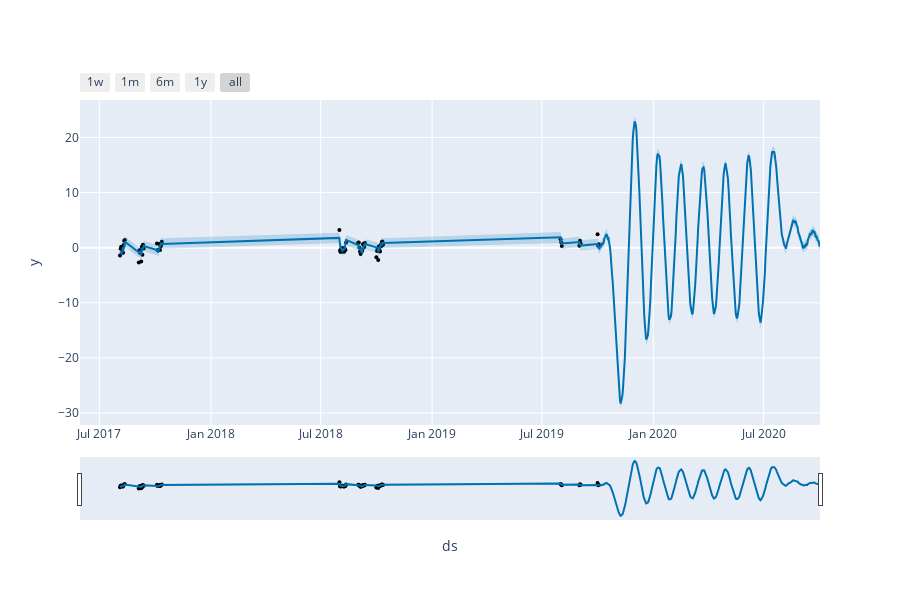

Notebook code cell kept with this figure:
### Code cell
from prophet.plot import plot_plotly, plot_components_plotly

plot_plotly(m, forecast)

### Figure 1 — Plotly figure (JSON) as saved in the notebook; plotly's stock layout.template omitted (floating-point values rounded to 4 significant figures; data arrays with more than 128 entries replaced by an {"elided": "..."} marker saying what was removed)
{"data": [{"marker": {"color": "black", "size": 4}, "mode": "markers", "name": "Actual", "type": "scatter", "x": ["2017-08-04T00:00:00", "2017-08-05T00:00:00", "2017-08-06T00:00:00", "2017-08-07T00:00:00", "2017-08-08T00:00:00", "2017-08-09T00:00:00", "2017-08-10T00:00:00", "2017-08-11T00:00:00", "2017-08-12T00:00:00", "2017-09-04T00:00:00", "2017-09-05T00:00:00", "2017-09-06T00:00:00", "2017-09-07T00:00:00", "2017-09-08T00:00:00", "2017-09-09T00:00:00", "2017-09-10T00:00:00", "2017-09-11T00:00:00", "2017-09-12T00:00:00", "2017-10-04T00:00:00", "2017-10-05T00:00:00", "2017-10-06T00:00:00", "2017-10-07T00:00:00", "2017-10-08T00:00:00", "2017-10-09T00:00:00", "2017-10-10T00:00:00", "2017-10-11T00:00:00", "2017-10-12T00:00:00", "2018-08-01T00:00:00", "2018-08-02T00:00:00", "2018-08-03T00:00:00", "2018-08-04T00:00:00", "2018-08-05T00:00:00", "2018-08-06T00:00:00", "2018-08-07T00:00:00", "2018-08-08T00:00:00", "2018-08-09T00:00:00", "2018-08-10T00:00:00", "2018-08-11T00:00:00", "2018-08-12T00:00:00", "2018-09-01T00:00:00", "2018-09-02T00:00:00", "2018-09-03T00:00:00", "2018-09-04T00:00:00", "2018-09-05T00:00:00", "2018-09-06T00:00:00", "2018-09-07T00:00:00", "2018-09-08T00:00:00", "2018-09-09T00:00:00", "2018-09-10T00:00:00", "2018-09-11T00:00:00", "2018-09-12T00:00:00", "2018-10-01T00:00:00", "2018-10-02T00:00:00", "2018-10-03T00:00:00", "2018-10-04T00:00:00", "2018-10-05T00:00:00", "2018-10-06T00:00:00", "2018-10-07T00:00:00", "2018-10-08T00:00:00", "2018-10-09T00:00:00", "2018-10-10T00:00:00", "2018-10-11T00:00:00", "2018-10-12T00:00:00", "2019-08-01T00:00:00", "2019-08-02T00:00:00", "2019-08-03T00:00:00", "2019-09-01T00:00:00", "2019-09-02T00:00:00", "2019-09-03T00:00:00", "2019-10-01T00:00:00", "2019-10-02T00:00:00", "2019-10-03T00:00:00"], "y": [-1.437, -0.1997, 0.1654, -0.2809, -0.8691, -0.9097, 0.4899, 1.24, 1.382, -2.695, -0.4837, -0.9097, -0.5243, -2.532, 0.1654, -1.295, 0.5102, -0.1592, 0.7536, -0.4634, -0.4634, -0.4026, 0.6522, -0.4431, 0.2262, 0.5508, 1.078, 3.228, -0.5243, -0.788, -0.1389, -0.5243, -0.07804, -0.1997, -0.7271, -0.7068, -0.1795, -0.4431, 0.9564, 0.8753, 0.9362, 0.04367, -0.6866, -1.133, -0.7068, -0.6866, -0.4026, 0.6116, 0.6725, 0.1451, 0.8347, -1.741, -0.6054, -0.1389, -2.228, 0.2059, -0.4229, -0.6866, 0.4696, 0.2465, 1.017, 1.139, 0.5508, 1.524, 0.997, 0.3074, 0.3479, 1.261, 0.8145, 2.457, 0.3479, 0.6116]}, {"hoverinfo": "skip", "line": {"width": 0}, "mode": "lines", "type": "scatter", "x": {"elided": "437 str values"}, "y": {"elided": "437 float values"}}, {"fill": "tonexty", "fillcolor": "rgba(0, 114, 178, 0.2)", "line": {"color": "#0072B2", "width": 2}, "mode": "lines", "name": "Predicted", "type": "scatter", "x": {"elided": "437 str values"}, "y": {"elided": "437 float values"}}, {"fill": "tonexty", "fillcolor": "rgba(0, 114, 178, 0.2)", "hoverinfo": "skip", "line": {"width": 0}, "mode": "lines", "type": "scatter", "x": {"elided": "437 str values"}, "y": {"elided": "437 float values"}}], "layout": {"height": 600, "showlegend": false, "width": 900, "xaxis": {"rangeselector": {"buttons": [{"count": 7, "label": "1w", "step": "day", "stepmode": "backward"}, {"count": 1, "label": "1m", "step": "month", "stepmode": "backward"}, {"count": 6, "label": "6m", "step": "month", "stepmode": "backward"}, {"count": 1, "label": "1y", "step": "year", "stepmode": "backward"}, {"step": "all"}]}, "rangeslider": {"visible": true}, "title": {"text": "ds"}, "type": "date"}, "yaxis": {"title": {"text": "y"}}}}
